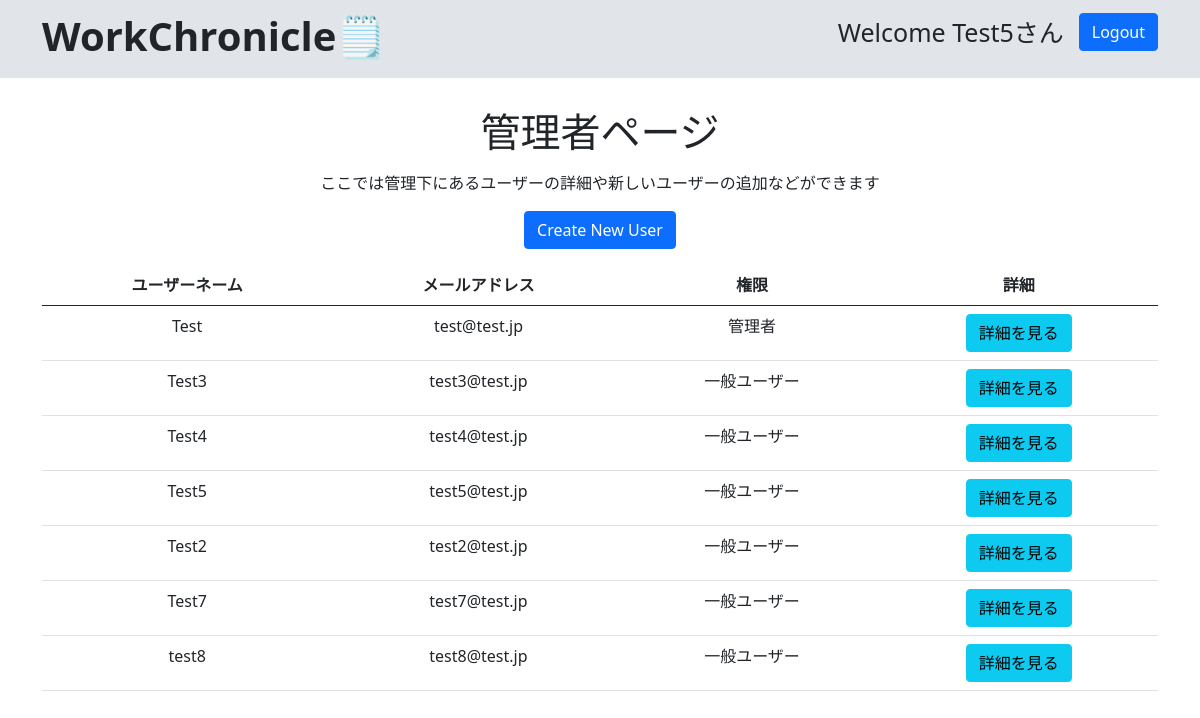
The app's page /ad/dashboard/ (signed in) with its own data.
### attendance_app/models.py (models this page shows, shortened)
class User(AbstractBaseUser, PermissionsMixin):
    user_id = models.AutoField(primary_key=True)
    username = models.CharField(max_length=50, unique=True)
    email = models.CharField(max_length=50, unique=True)
    organization_name = models.CharField(max_length=100, blank=True, null=True)
    is_admin = models.BooleanField(default=False)
    is_staff = models.BooleanField(default=False)
    is_superuser = models.BooleanField(default=False)
    date_joined = models.DateField(auto_now_add=True)
    objects = UserManager()
    USERNAME_FIELD = 'username'
    REQUIRED_FIELDS = ['email']

### attendance_app/views.py (the view)
# urls.py: path("ad/dashboard/", views.AdminDashboardView.as_view(), name="admin_dashboard"),
class AdminDashboardView(LoginRequiredMixin, TemplateView):
    template_name = 'attendance_app/admindash.html'
    def get_context_data(self, **kwargs):
        context = super().get_context_data(**kwargs)
        organization_name = self.request.user.organization_name
        users = User.objects.filter(organization_name=organization_name)
        context['users'] = users
        return context

### attendance_app/templates/attendance_app/admindash.html (shortened to what this page needs)
{% extends 'attendance_app/base.html' %}
{% block title %}
{% if user.is_authenticated %}
<div class="h1">管理者ページ</div>
<p class = "h">ここでは管理下にあるユーザーの詳細や新しいユーザーの追加などができます</p>
{% else %}
<div class="h1">Main</div>
{% endif %}
{% endblock %}
{% block content %}
{% if user.is_authenticated %}
<a href="{% url 'attendance_app:create_user' %}" class="btn btn-primary">Create New User</a>
<table class="table">
  <thead>
      <tr>
          <th>ユーザーネーム</th>
          <th>メールアドレス</th>
          <th>権限</th>
          <th>詳細</th>
      </tr>
  </thead>
  <tbody>
      {% for other_user in users %}
      <tr>
          <td>{{ other_user.username }}</td>
          <td>{{ other_user.email }}</td>
          <td>
              {% if other_user.is_admin %}
                  管理者
              {% else %}
                  一般ユーザー
              {% endif %}
          </td>
          <td><a href="{% url 'attendance_app:user_attendance' other_user.user_id %}" class="btn btn-info">詳細を見る</a></td>
      </tr>
      {% endfor %}
  </tbody>
</table>
{% endif %}
{% endblock %}

### attendance_app/templates/attendance_app/base.html (shortened to what this page needs)
<!DOCTYPE html>
<html lang="ja">
<head>
  <link href="https://cdn.jsdelivr.net/npm/bootstrap@5.0.2/dist/css/bootstrap.min.css" rel="stylesheet"
>
</head>
<body>
  <header>
    <div class="container">
      <div class="header-content">
        <h4>WorkChronicle🗒️</h4>
      <div class = "left">
        {% if user.is_authenticated %}
        <div class="username">
          <p>Welcome {{ user.username }}さん</p>
        </div>
        <div class="logoutform">
          <form action="{% url 'attendance_app:logout' %}" method="post">
            <button type="submit" class="btn btn-primary">Logout</button>
          </form>
        </div>
        {% endif %}
      </div>
      </div>
    </div>
  </header>
  <div class="container mx-auto text-center">
    {% block title %}
    {% endblock %}
    {% block content %}
    {% endblock %}
  </div>
</body>
</html>

### attendance_app/templates/attendance_app/base.html (style rules this page uses)
header { background-color: #e1e5e9; padding: 10px 0; margin-bottom: 30px; }
.header-content { display: flex; justify-content: space-between; }
.header-content h4 { display: inline-block; margin-top: auto; font-size: 40px; font-weight: bold; }
.left { display: inline-block; display: flex; }
.username { margin-right: 15px; font-size: 25px; margin-top: 4px; }
.logoutform { margin-top: 3px; font-size: 20px; }
.h { margin-top: 15px; }

### records on screen
User: username "Test5", email "test5@test.jp", is_admin "一般ユーザー"
User: username "Test", email "test@test.jp", is_admin "管理者"
User: username "Test3", email "test3@test.jp", is_admin "一般ユーザー"
User: username "Test4", email "test4@test.jp", is_admin "一般ユーザー"
User: username "Test2", email "test2@test.jp", is_admin "一般ユーザー"
User: username "Test7", email "test7@test.jp", is_admin "一般ユーザー"
User: username "test8", email "test8@test.jp", is_admin "一般ユーザー"
